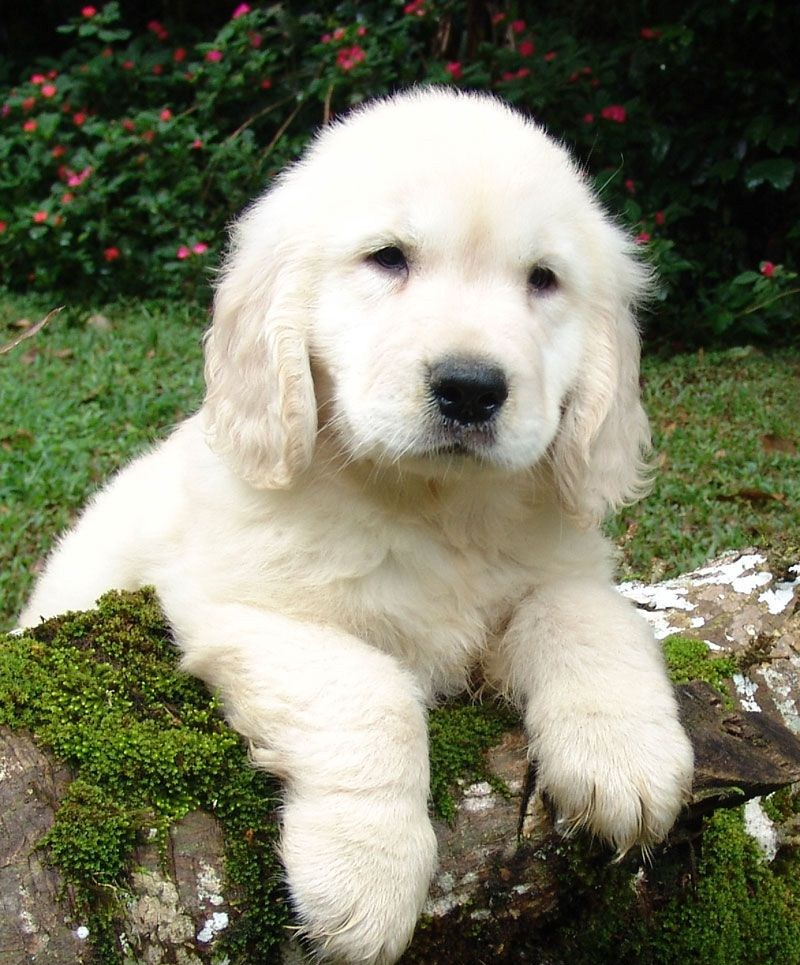
#> input picture road.jpg, 800 x 965 px
$ python simple_self_driving.py
#> lines starting #> are read from the running program, lines starting #| are printed output that depends on the picture; after the words box and inside, x2 and y2 are one past the last pixel; in counts of white or black regions, pixels touching at a corner belong together
#> further down, image is the input picture: shape (965, 800, 3); mean B, G, R 103.1, 125.3, 123.2
# Simple Self-Driving Car Mini Project
# Made by Tuba A.Khan
# No CARLA required! Just OpenCV and numpy.

import cv2
import numpy as np

# Lane Detection Function
def detect_lanes(image):
    gray = cv2.cvtColor(image, cv2.COLOR_BGR2GRAY)
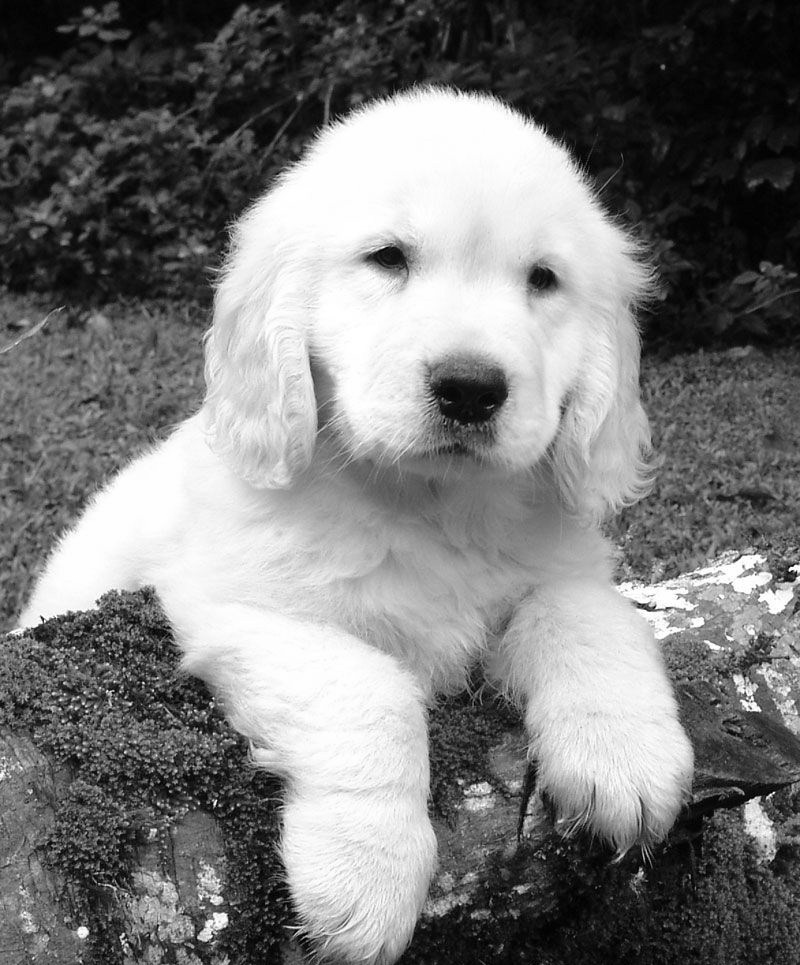
#> gray: shape (965, 800); min 0, max 255, mean 122.1
    blur = cv2.GaussianBlur(gray, (5, 5), 0)
    edges = cv2.Canny(blur, 50, 150)
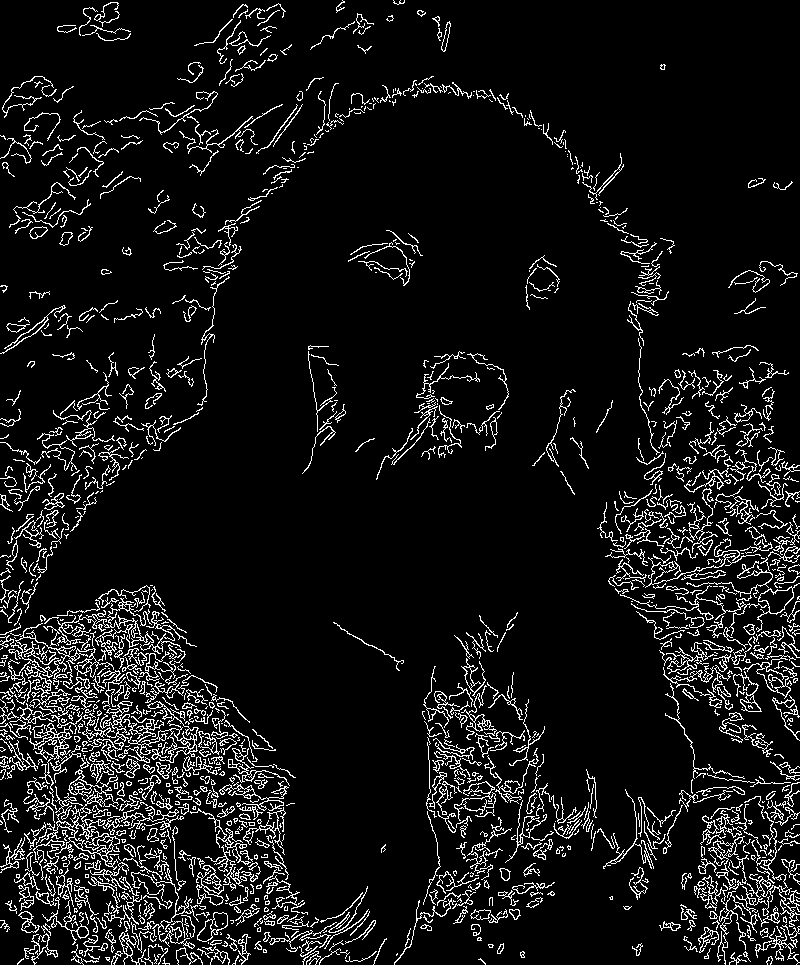
#> edges: shape (965, 800); 8.1% white in thin lines or dots
    return edges

# Obstacle Detection Function (simple color threshold for red objects)
def detect_obstacles(image):
    hsv = cv2.cvtColor(image, cv2.COLOR_BGR2HSV)
#> hsv: shape (965, 800, 3); mean H, S, V 34.9, 86.5, 129.8
    lower_red = np.array([0, 120, 70])
    upper_red = np.array([10, 255, 255])
    mask1 = cv2.inRange(hsv, lower_red, upper_red)
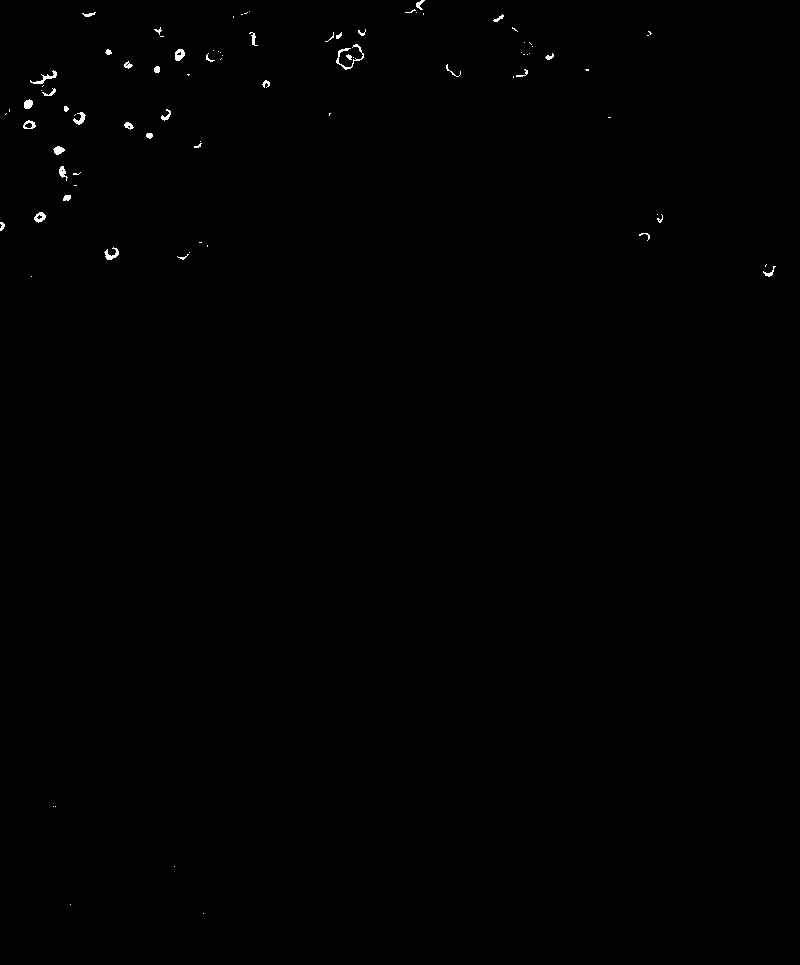
#> mask1: shape (965, 800); 0.25% white; 87 white regions (50 under 20 px), largest, box (x1, y1, x2, y2) and area: (336, 44, 364, 70) 147, (30, 70, 57, 84) 102, (104, 247, 119, 260) 87
    lower_red = np.array([170, 120, 70])
    upper_red = np.array([180, 255, 255])
    mask2 = cv2.inRange(hsv, lower_red, upper_red)
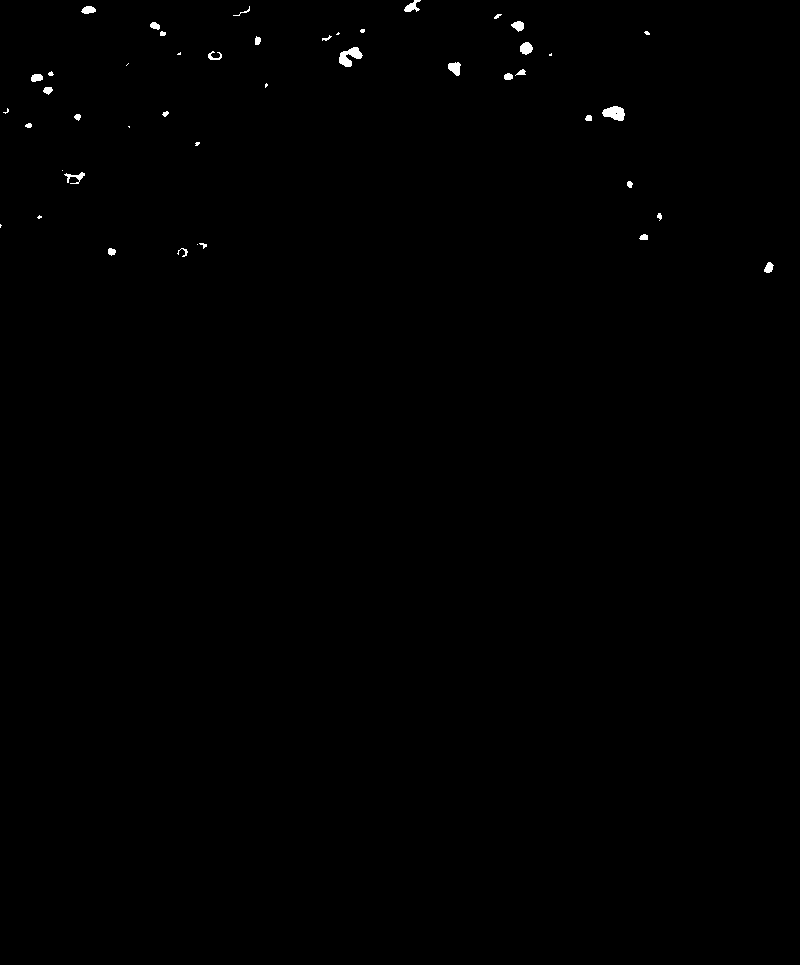
#> mask2: shape (965, 800); 0.28% white; 45 white regions (14 under 20 px), largest, box (x1, y1, x2, y2) and area: (339, 47, 363, 67) 262, (602, 106, 625, 121) 241, (448, 62, 461, 76) 126
    mask = mask1 + mask2
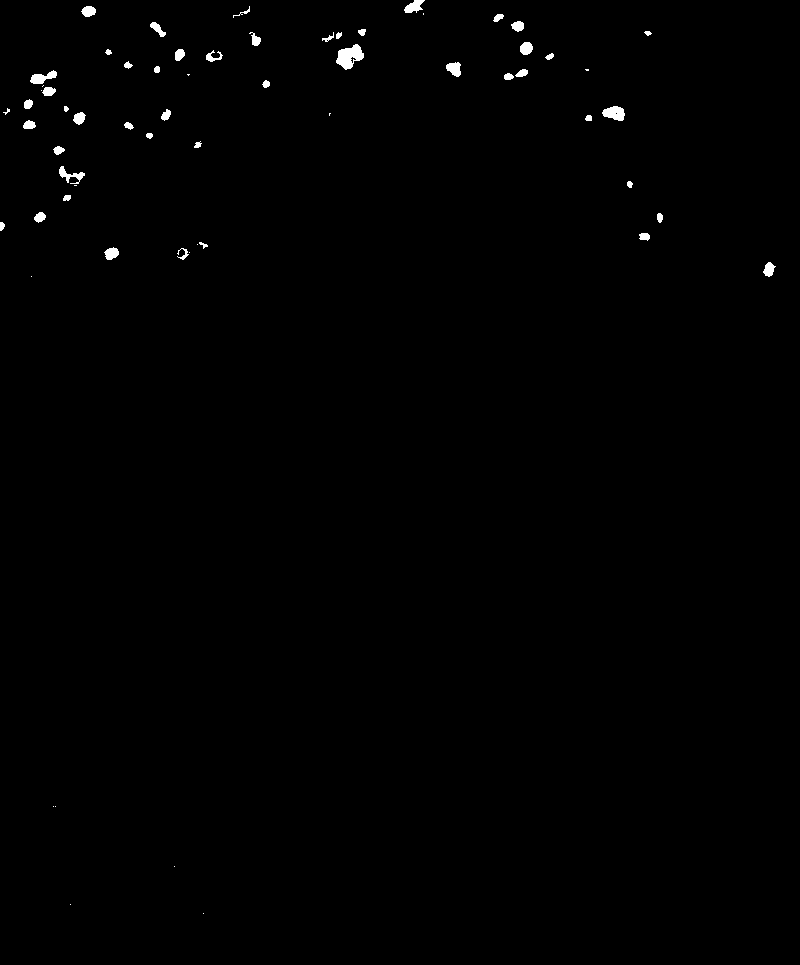
#> mask: shape (965, 800); 0.53% white; 63 white regions (16 under 20 px), largest, box (x1, y1, x2, y2) and area: (336, 44, 364, 70) 433, (602, 106, 625, 121) 244, (30, 70, 57, 84) 200
    return mask

if __name__ == "__main__":
    # Load a sample road image (add your own image as 'road.jpg')
    image = cv2.imread("road.jpg")
    if image is None:
        print("Please add a road image named 'road.jpg' in this folder.")
    else:
        lanes = detect_lanes(image)
        obstacles = detect_obstacles(image)
        # Show results
        cv2.imshow("Original", image)
        cv2.imshow("Lane Edges", lanes)
        cv2.imshow("Obstacles (Red Mask)", obstacles)
        cv2.waitKey(0)
        cv2.destroyAllWindows()
